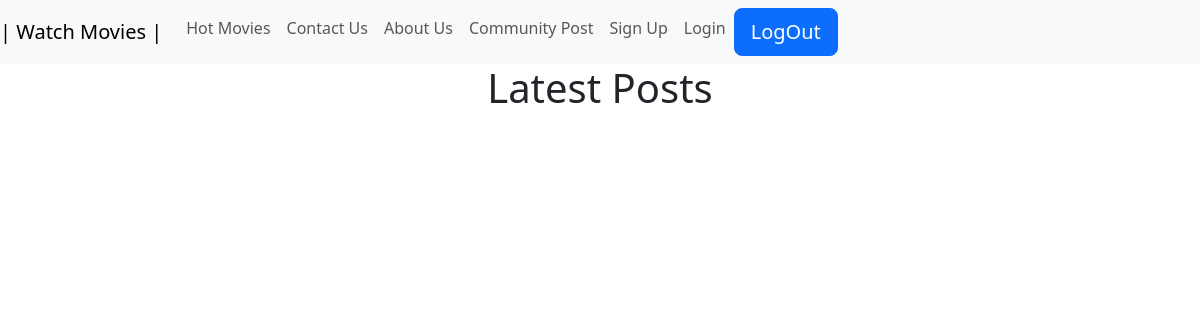
/post/, run on an earlier commit of the app's database.
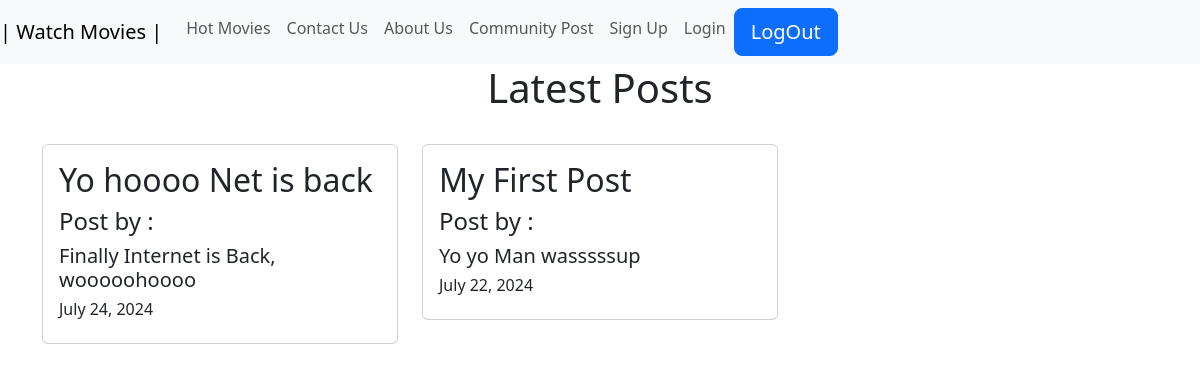
And on a later commit of the database.
### community/models.py (models this page shows, shortened)
class Posts(models.Model):
    title = models.CharField(max_length=255)
    message = models.TextField()
    slug = models.SlugField()
    date = models.DateField()
    banner = models.ImageField(default='fallback.png', blank=True)

### community/views.py (the view)
# urls.py: path('post/', include('community.urls')),
def community(request):
      posts = Posts.objects.all().order_by('-date')
      return render(request, 'post4/post.html',{'posts': posts})

### community/templates/post4/post.html (shortened to what this page needs)
{% extends "layout.html" %} {% block title %} community Post {% endblock %}
{% block content %}
<!DOCTYPE html>
<html lang="en">
  <head>
    <link
      href="https://cdn.jsdelivr.net/npm/bootstrap@5.3.3/dist/css/bootstrap.min.css"
      rel="stylesheet"
    />
  </head>
  <body>
     <div class="container">
   <h1 class="text-center">Latest  Posts </h1>
      <br />
      <div class="row">
        {% for posts in posts %}
        <div class="col-md-6 col-lg-4 mb-4">
          <div class="card">
            <div class="card-body">
              <h2 class="card-title">
                {{ posts.title }}
              </h2>
              <h4 class="card-title">Post by :</h4>
              <h5 class="card-title">{{posts.message}}</h5>
              <h6 class="card-title">{{posts.date}}</h6>
            </div>
          </div>
        </div>
        {% endfor %}
      </div>
    </div>
  </body>
</html>{% endblock %}

### templates/layout.html (shortened to what this page needs)
<!DOCTYPE html>
<html lang="en">
  <head>
    {% load static %}
    <link
      href="https://cdn.jsdelivr.net/npm/bootstrap@5.3.3/dist/css/bootstrap.min.css"
      rel="stylesheet"
    />
  </head>
  <body>
    <nav class="navbar navbar-expand-lg navbar-light bg-light">
      <a class="navbar-brand" href=""> <span> |  Watch Movies  | </span></a>
      <div class="collapse navbar-collapse" id="navbarNav">
        <ul class="navbar-nav">
          <li class="nav-item active">
            <a class="nav-link" href="/">Hot Movies</a>
          </li>
          <li class="nav-item">
            <a class="nav-link" href="/contact">Contact Us</a>
          </li>
          <li class="nav-item">
            <a class="nav-link" href="/about">About Us</a>
          </li>
          <li class="nav-item">
           <a class="nav-link" href="{% url 'posts' %} ">Community Post</a>
          </li>
           <li class="nav-item">
          <a class="nav-link" href="{% url 'users:register' %}">Sign Up</a>
          </li>
          <li class="nav-item">
          <a class="nav-link" href="{% url 'users:login' %}">Login</a>
          </li>
           <li class="nav-item">
          <form action="{% url 'users:logout' %}" method="post">
            <button class="btn btn-primary btn-lg">
              LogOut
            </button>
          </form>
          </li>
        </ul>
      </div>
    </nav>
    {% block content %} {% endblock %}
  </body>
</html>

What changed in the data, as far as the page shows it:
added Posts: title "Yo hoooo Net is back", message "Finally Internet is Back, wooooohoooo", date "July 24, 2024"
added Posts: title "My First Post", message "Yo yo Man wasssssup", date "July 22, 2024"
